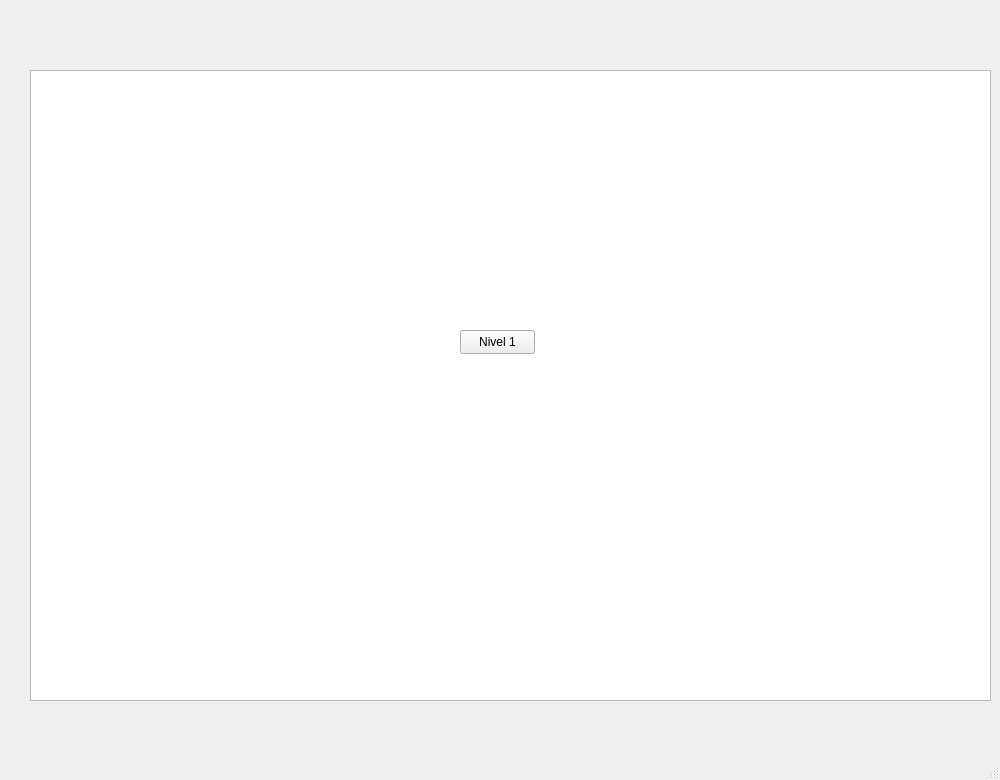
<?xml version="1.0" encoding="UTF-8"?>
<ui version="4.0">
 <class>MainWindow</class>
 <widget class="QMainWindow" name="MainWindow">
  <property name="geometry">
   <rect>
    <x>0</x>
    <y>0</y>
    <width>1000</width>
    <height>780</height>
   </rect>
  </property>
  <property name="windowTitle">
   <string>MainWindow</string>
  </property>
  <widget class="QWidget" name="centralwidget">
   <widget class="QGraphicsView" name="graphicsView">
    <property name="geometry">
     <rect>
      <x>30</x>
      <y>70</y>
      <width>961</width>
      <height>631</height>
     </rect>
    </property>
   </widget>
   <widget class="QPushButton" name="pushButton">
    <property name="geometry">
     <rect>
      <x>460</x>
      <y>330</y>
      <width>75</width>
      <height>24</height>
     </rect>
    </property>
    <property name="text">
     <string>Nivel 1</string>
    </property>
   </widget>
  </widget>
  <widget class="QMenuBar" name="menubar">
   <property name="geometry">
    <rect>
     <x>0</x>
     <y>0</y>
     <width>1000</width>
     <height>22</height>
    </rect>
   </property>
  </widget>
  <widget class="QStatusBar" name="statusbar"/>
 </widget>
 <resources/>
 <connections/>
</ui>
